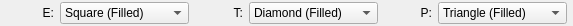
<ui version="4.0" >
 <class>TargetPlotSymbolsWidget</class>
 <widget class="QWidget" name="TargetPlotSymbolsWidget" >
  <property name="geometry" >
   <rect>
    <x>0</x>
    <y>0</y>
    <width>573</width>
    <height>26</height>
   </rect>
  </property>
  <property name="sizePolicy" >
   <sizepolicy vsizetype="Fixed" hsizetype="Fixed" >
    <horstretch>0</horstretch>
    <verstretch>0</verstretch>
   </sizepolicy>
  </property>
  <property name="windowTitle" >
   <string>Plot Symbols</string>
  </property>
  <property name="toolTip" >
   <string>Symbols assigned to different plot channels</string>
  </property>
  <layout class="QHBoxLayout" >
   <property name="leftMargin" >
    <number>6</number>
   </property>
   <property name="topMargin" >
    <number>0</number>
   </property>
   <property name="rightMargin" >
    <number>6</number>
   </property>
   <property name="bottomMargin" >
    <number>0</number>
   </property>
   <item>
    <widget class="QLabel" name="label" >
     <property name="text" >
      <string>E:</string>
     </property>
     <property name="alignment" >
      <set>Qt::AlignRight|Qt::AlignTrailing|Qt::AlignVCenter</set>
     </property>
    </widget>
   </item>
   <item>
    <widget class="SideCar::GUI::PlotSymbolWidget" name="extractions_" >
     <property name="sizePolicy" >
      <sizepolicy vsizetype="Fixed" hsizetype="Fixed" >
       <horstretch>0</horstretch>
       <verstretch>0</verstretch>
      </sizepolicy>
     </property>
     <property name="toolTip" >
      <string>Extractions plot symbol</string>
     </property>
     <property name="currentIndex" >
      <number>6</number>
     </property>
     <item>
      <property name="text" >
       <string>Cross</string>
      </property>
     </item>
     <item>
      <property name="text" >
       <string>Cross+Square</string>
      </property>
     </item>
     <item>
      <property name="text" >
       <string>Diamond (Filled)</string>
      </property>
     </item>
     <item>
      <property name="text" >
       <string>Diamond (Hollow)</string>
      </property>
     </item>
     <item>
      <property name="text" >
       <string>Plus</string>
      </property>
     </item>
     <item>
      <property name="text" >
       <string>Plus+Diamond</string>
      </property>
     </item>
     <item>
      <property name="text" >
       <string>Square (Filled)</string>
      </property>
     </item>
     <item>
      <property name="text" >
       <string>Sqaure (Hollow)</string>
      </property>
     </item>
     <item>
      <property name="text" >
       <string>Triangle (Filled)</string>
      </property>
     </item>
     <item>
      <property name="text" >
       <string>Triangle (Hollow)</string>
      </property>
     </item>
     <item>
      <property name="text" >
       <string>Dagger (Filled)</string>
      </property>
     </item>
     <item>
      <property name="text" >
       <string>Dagger (Hollow)</string>
      </property>
     </item>
    </widget>
   </item>
   <item>
    <widget class="QLabel" name="label_2" >
     <property name="text" >
      <string>T:</string>
     </property>
     <property name="alignment" >
      <set>Qt::AlignRight|Qt::AlignTrailing|Qt::AlignVCenter</set>
     </property>
    </widget>
   </item>
   <item>
    <widget class="SideCar::GUI::PlotSymbolWidget" name="rangeTruths_" >
     <property name="sizePolicy" >
      <sizepolicy vsizetype="Fixed" hsizetype="Fixed" >
       <horstretch>0</horstretch>
       <verstretch>0</verstretch>
      </sizepolicy>
     </property>
     <property name="toolTip" >
      <string>TSPI plot symbol</string>
     </property>
     <property name="currentIndex" >
      <number>2</number>
     </property>
     <item>
      <property name="text" >
       <string>Cross</string>
      </property>
     </item>
     <item>
      <property name="text" >
       <string>Cross+Square</string>
      </property>
     </item>
     <item>
      <property name="text" >
       <string>Diamond (Filled)</string>
      </property>
     </item>
     <item>
      <property name="text" >
       <string>Diamond (Hollow)</string>
      </property>
     </item>
     <item>
      <property name="text" >
       <string>Plus</string>
      </property>
     </item>
     <item>
      <property name="text" >
       <string>Plus+Diamond</string>
      </property>
     </item>
     <item>
      <property name="text" >
       <string>Square (Filled)</string>
      </property>
     </item>
     <item>
      <property name="text" >
       <string>Sqaure (Hollow)</string>
      </property>
     </item>
     <item>
      <property name="text" >
       <string>Triangle (Filled)</string>
      </property>
     </item>
     <item>
      <property name="text" >
       <string>Triangle (Hollow)</string>
      </property>
     </item>
     <item>
      <property name="text" >
       <string>Dagger (Filled)</string>
      </property>
     </item>
     <item>
      <property name="text" >
       <string>Dagger (Hollow)</string>
      </property>
     </item>
    </widget>
   </item>
   <item>
    <widget class="QLabel" name="label_3" >
     <property name="text" >
      <string>P:</string>
     </property>
     <property name="alignment" >
      <set>Qt::AlignRight|Qt::AlignTrailing|Qt::AlignVCenter</set>
     </property>
    </widget>
   </item>
   <item>
    <widget class="SideCar::GUI::PlotSymbolWidget" name="bugPlots_" >
     <property name="sizePolicy" >
      <sizepolicy vsizetype="Fixed" hsizetype="Fixed" >
       <horstretch>0</horstretch>
       <verstretch>0</verstretch>
      </sizepolicy>
     </property>
     <property name="toolTip" >
      <string>User bug plot symbol</string>
     </property>
     <property name="currentIndex" >
      <number>8</number>
     </property>
     <item>
      <property name="text" >
       <string>Cross</string>
      </property>
     </item>
     <item>
      <property name="text" >
       <string>Cross+Square</string>
      </property>
     </item>
     <item>
      <property name="text" >
       <string>Diamond (Filled)</string>
      </property>
     </item>
     <item>
      <property name="text" >
       <string>Diamond (Hollow)</string>
      </property>
     </item>
     <item>
      <property name="text" >
       <string>Plus</string>
      </property>
     </item>
     <item>
      <property name="text" >
       <string>Plus+Diamond</string>
      </property>
     </item>
     <item>
      <property name="text" >
       <string>Square (Filled)</string>
      </property>
     </item>
     <item>
      <property name="text" >
       <string>Sqaure (Hollow)</string>
      </property>
     </item>
     <item>
      <property name="text" >
       <string>Triangle (Filled)</string>
      </property>
     </item>
     <item>
      <property name="text" >
       <string>Triangle (Hollow)</string>
      </property>
     </item>
     <item>
      <property name="text" >
       <string>Dagger (Filled)</string>
      </property>
     </item>
     <item>
      <property name="text" >
       <string>Dagger (Hollow)</string>
      </property>
     </item>
    </widget>
   </item>
  </layout>
 </widget>
 <customwidgets>
  <customwidget>
   <class>SideCar::GUI::PlotSymbolWidget</class>
   <extends>QComboBox</extends>
   <header>GUI/PlotSymbolWidget.h</header>
  </customwidget>
 </customwidgets>
 <resources/>
 <connections/>
</ui>
